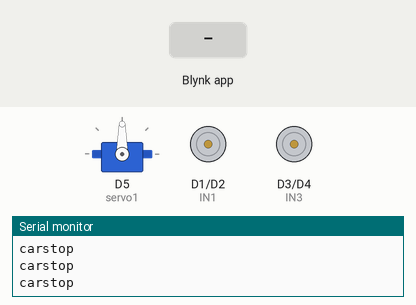
Simulated run of this sketch. Board: ESP8266 (NodeMCU). Parts: servo, motor-driver pin pairs drawn as motors (green arrow = first pin HIGH = forward, orange = second pin HIGH = backward, longer = more drive, scaled by the enable pin), the last lines printed to the serial monitor. Inputs (shaded band) come from the test bench. WiFi joins after 1.5 s; servers stay silent unless stated.

Above: at 3.0 s.
3.1 s: Blynk app writes 1 to V0
4.6 s: Blynk app writes 200 to V0
6.1 s: Blynk app writes 1 to V1
7.6 s: Blynk app writes 200 to V1
9.1 s: Blynk app writes 1 to V3
At 9.6 s:
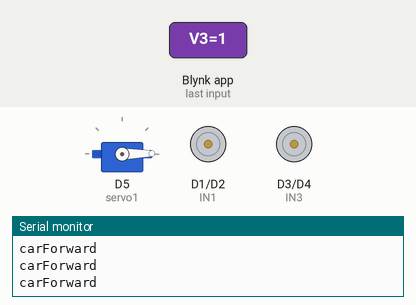
10.6 s: Blynk app writes 0 to V1
Timing chart, 0 to 13.1 s (numbered marks = the images above; inputs shaded):
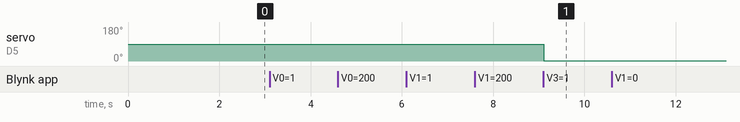

The sketch:

WIFi_car_with_new_blynk_app.ino
```cpp
#define BLYNK_TEMPLATE_ID "********"
#define BLYNK_TEMPLATE_NAME "*******"
#define BLYNK_AUTH_TOKEN "***********"


#define BLYNK_PRINT Serial
#include <ESP8266WiFi.h>
#include <BlynkSimpleEsp8266.h>
#include<Servo.h>
#include<SoftwareSerial.h>
SoftwareSerial t(1,3);


Servo servo1;


#define ENA D0
#define IN1 D1
#define IN2 D2
#define IN3 D3
#define IN4 D4
#define ENB D7


int x = 50;
int y = 50;
int Speed;


char auth[] = BLYNK_AUTH_TOKEN;
char ssid[] = "*********";
char pass[] = "********";


void setup() {
  Serial.begin(9600);
  //Set motor pins as output pins
  pinMode(ENA, OUTPUT);
  pinMode(IN1, OUTPUT);
  pinMode(IN2, OUTPUT);
  pinMode(IN3, OUTPUT);
  pinMode(IN4, OUTPUT);
  pinMode(ENB, OUTPUT);

  Blynk.begin(auth, ssid, pass, "blynk.cloud", 80);

  t.begin(9600);

  servo1.attach(14);
  //servo2.attach(12);
}


BLYNK_WRITE(V0) {
  x = param[0].asInt();
}

BLYNK_WRITE(V1) {
  y = param[0].asInt();
}

BLYNK_WRITE(V3)

{
   int pos1=param.asInt();
    t.write(pos1);
   servo1.write(pos1);
}
/*BLYNK_WRITE(V4)

{
  int pos2=param.asInt();
   servo2.write(pos2);
}*/


void smartcar() {
  if (y > 70) {
    carForward();
    Serial.println("carForward");
  } else if (y < 30) {
    carBackward();
    Serial.println("carBackward");
  } else if (x < 30) {
    carLeft();
    Serial.println("carLeft");
  } else if (x > 70) {
    carRight();
    Serial.println("carRight");
  } else if (x < 70 && x > 30 && y < 70 && y > 30) {
    carStop();
    Serial.println("carstop");
  }
}
void loop() {
  Blynk.run();
  smartcar();
  //t.write("0");
  //delay(1000);
  //t.write("1");
  //delay(1000);
}


void carForward() {
  analogWrite(ENA, Speed);
  analogWrite(ENB, Speed);
  digitalWrite(IN1, LOW);
  digitalWrite(IN2, HIGH);
  digitalWrite(IN3, HIGH);
  digitalWrite(IN4, LOW);
}
void carBackward() {
  analogWrite(ENA, Speed);
  analogWrite(ENB, Speed);
  digitalWrite(IN1, HIGH);
  digitalWrite(IN2, LOW);
  digitalWrite(IN3, LOW);
  digitalWrite(IN4, HIGH);
}
void carLeft() {
  analogWrite(ENA, Speed);
  analogWrite(ENB, Speed);
  digitalWrite(IN1, HIGH);
  digitalWrite(IN2, LOW);
  digitalWrite(IN3, HIGH);
  digitalWrite(IN4, LOW);
}
void carRight() {
  analogWrite(ENA, Speed);
  analogWrite(ENB, Speed);
  digitalWrite(IN1, LOW);
  digitalWrite(IN2, HIGH);
  digitalWrite(IN3, LOW);
  digitalWrite(IN4, HIGH);
}
void carStop() {
  digitalWrite(IN1, LOW);
  digitalWrite(IN2, LOW);
  digitalWrite(IN3, LOW);
  digitalWrite(IN4, LOW);
}
```

Measured:
- after the input at 9.1 s, servo on D5 (servo1): 90° → 1° at once
